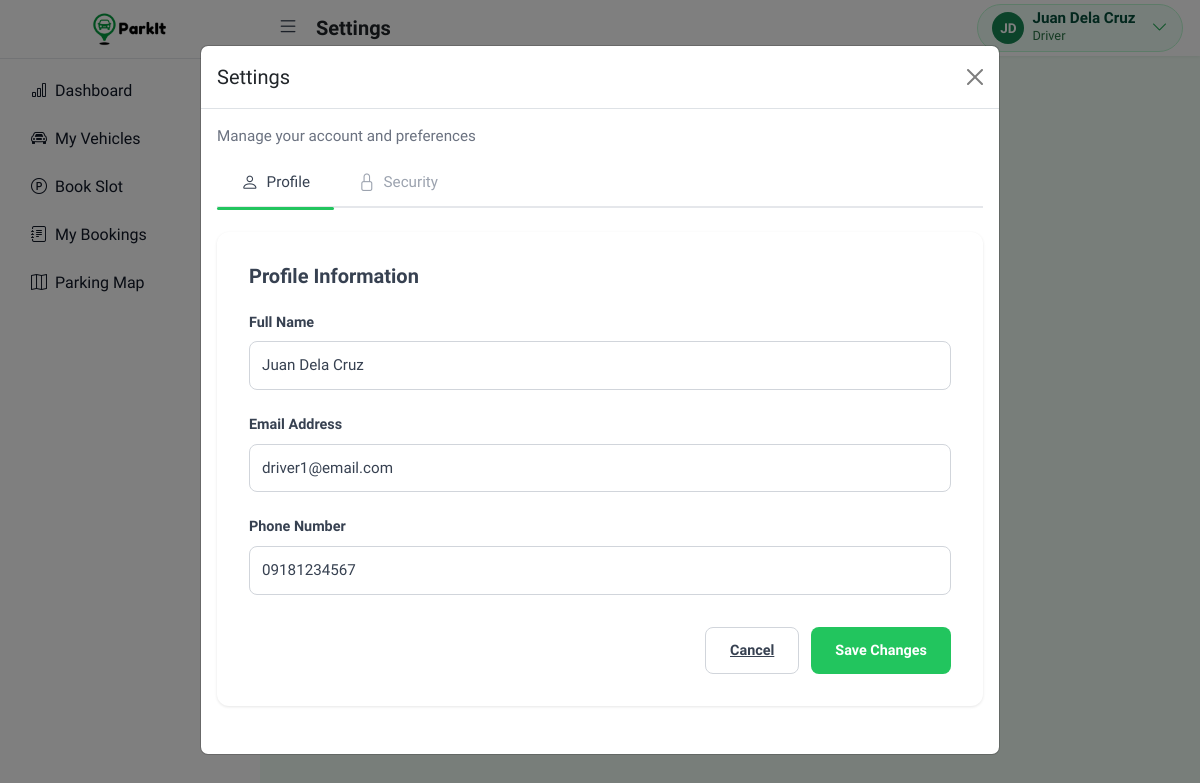
The app's page /user/profile.php (signed in) with its own data.
### tables this page shows
CREATE TABLE IF NOT EXISTS users (
    id INT PRIMARY KEY AUTO_INCREMENT,
    role_id INT NOT NULL DEFAULT 2,
    username VARCHAR(50) NOT NULL UNIQUE,
    email VARCHAR(100) NOT NULL UNIQUE,
    password VARCHAR(255) NOT NULL,
    full_name VARCHAR(100) NOT NULL,
    phone VARCHAR(20),
    created_at TIMESTAMP DEFAULT CURRENT_TIMESTAMP,
    updated_at TIMESTAMP DEFAULT CURRENT_TIMESTAMP ON UPDATE CURRENT_TIMESTAMP,
    FOREIGN KEY (role_id) REFERENCES roles(id) ON DELETE RESTRICT
);

### user/profile.php (the view, shortened to what this page needs)
<?php
$pdo = getDB();
$active_tab = $_GET['tab'] ?? 'profile';
$stmt = $pdo->prepare('SELECT full_name, email, phone FROM users WHERE id = ?');
$stmt->execute([currentUserId()]);
$user = $stmt->fetch();
if ($_SERVER['REQUEST_METHOD'] === 'POST') {
    if (isset($_POST['save_profile'])) {
        $full_name = trim($_POST['full_name'] ?? '');
        $phone = trim($_POST['phone'] ?? '');
        $email = trim($_POST['email'] ?? '');
        if (empty($full_name)) {
            setAlert('Full name is required.', 'danger');
        } elseif (empty($email)) {
            setAlert('Email is required.', 'danger');
        } else {
            $stmt = $pdo->prepare('SELECT id FROM users WHERE email = ? AND id != ?');
            $stmt->execute([$email, currentUserId()]);
            if ($stmt->fetch()) {
                setAlert('Email already used by another account.', 'danger');
            } else {
                $stmt = $pdo->prepare('UPDATE users SET full_name = ?, email = ?, phone = ? WHERE id = ?');
                $stmt->execute([$full_name, $email, $phone ?: null, currentUserId()]);
                $_SESSION['full_name'] = $full_name;
                setAlert('Profile updated successfully.', 'success');
                $user['full_name'] = $full_name;
                $user['email'] = $email;
                $user['phone'] = $phone;
            }
        }
    } elseif (isset($_POST['change_password'])) {
        $current_password = $_POST['current_password'] ?? '';
        $new_password = $_POST['new_password'] ?? '';
        $confirm_password = $_POST['confirm_password'] ?? '';
        if (empty($current_password) || empty($new_password) || empty($confirm_password)) {
            setAlert('All password fields are required.', 'danger');
        } elseif ($new_password !== $confirm_password) {
            setAlert('New password and confirmation do not match.', 'danger');
        } elseif (strlen($new_password) < 6) {
            setAlert('New password must be at least 6 characters.', 'danger');
        } else {
            $stmt = $pdo->prepare('SELECT password FROM users WHERE id = ?');
            $stmt->execute([currentUserId()]);
            $db_user = $stmt->fetch();
            if (!password_verify($current_password, $db_user['password'])) {
                setAlert('Current password is incorrect.', 'danger');
            } else {
                $hashed = password_hash($new_password, PASSWORD_DEFAULT);
                $pdo->prepare('UPDATE users SET password = ? WHERE id = ?')->execute([$hashed, currentUserId()]);
                setAlert('Password changed successfully.', 'success');
            }
        }
    }
} else {
    $full_name = $user['full_name'];
    $email = $user['email'];
    $phone = $user['phone'] ?? '';
}
require dirname(__DIR__) . '/includes/header.php';
?>
<div class="mb-3">
    <a href="<?= BASE_URL ?>/index.php" class="d-inline-flex align-items-center text-decoration-none text-dark" style="color: #111;"><i class="bi bi-arrow-left me-1"></i> Back</a>
    <a href="<?= BASE_URL ?>/user/profile.php?tab=<?= $active_tab ?>" class="btn btn-link">Open Settings</a>
</div>
<div class="modal fade" id="settingsModal" tabindex="-1" aria-hidden="true">
  <div class="modal-dialog modal-lg modal-dialog-centered">
    <div class="modal-content">
      <div class="modal-header">
        <h5 class="modal-title">Settings</h5>
        <button type="button" class="btn-close" data-bs-dismiss="modal" aria-label="Close"></button>
      </div>
      <div class="modal-body">
        <p class="mb-2" style="color: #6b7280; font-size: 0.95rem;">Manage your account and preferences</p>
        <div class="settings-tabs">
            <a href="<?= BASE_URL ?>/user/profile.php?tab=profile" class="settings-tab <?= $active_tab === 'profile' ? 'active' : '' ?>">
                <i class="bi bi-person"></i> Profile
            </a>
            <a href="<?= BASE_URL ?>/user/profile.php?tab=security" class="settings-tab <?= $active_tab === 'security' ? 'active' : '' ?>">
                <i class="bi bi-lock"></i> Security
            </a>
        </div>
        <?php if ($active_tab === 'profile'): ?>
            <div class="settings-content-card">
                <h5 class="settings-section-title">Profile Information</h5>
                <form method="post" action="<?= BASE_URL ?>/user/profile.php?tab=profile">
                    <div class="settings-form-group">
                        <label class="settings-form-label">Full Name</label>
                        <input type="text" name="full_name" class="settings-form-input" value="<?= htmlspecialchars($full_name) ?>" required>
                    </div>
                    <div class="settings-form-group">
                        <label class="settings-form-label">Email Address</label>
                        <input type="email" name="email" class="settings-form-input" value="<?= htmlspecialchars($email) ?>" required>
                    </div>
                    <div class="settings-form-group">
                        <label class="settings-form-label">Phone Number</label>
                        <input type="text" name="phone" class="settings-form-input" value="<?= htmlspecialchars($phone) ?>" placeholder="+1 (555) 123-4567">
                    </div>
                    <div class="settings-form-actions">
                        <a href="<?= BASE_URL ?>/index.php" class="btn-cancel">Cancel</a>
                        <button type="submit" class="btn-save">Save Changes</button>
                    </div>
                </form>
            </div>
        <?php endif; ?>
      </div>
    </div>
  </div>
</div>
<?php require dirname(__DIR__) . '/includes/footer.php'; ?>

### includes/header.php (style rules this page uses)
:root { --sidebar-width: 260px; --sidebar-width-collapsed: 72px; --header-height: 56px; --primary: #16a34a; --primary-light: #22c55e; --primary-dark: #15803d; }
body { min-height: 100vh; background: #f0fdf4; transition: margin-left .25s ease; overflow-y: auto; font-family: 'Google Sans Flex', system-ui, -apple-system, BlinkMacSystemFont, 'Segoe UI', sans-serif; }

### user/profile.php (style rules this page uses)
.settings-tabs { display: flex; gap: 0; border-bottom: 2px solid #e5e7eb; margin-bottom: 1.5rem; }
.settings-tab { padding: 0.75rem 1.5rem; background: transparent; border: none; display: flex; align-items: center; gap: 0.5rem; color: #9ca3af; font-weight: 500; font-size: 0.95rem; cursor: pointer; transition: color .2s; position: relative; bottom: -2px; text-decoration: none; }
.settings-tab::after { content: ''; position: absolute; left: 0; right: 0; bottom: -2px; height: 3px; background: transparent; border-radius: 999px; }
.settings-tab.active { color: #374151; }
.settings-tab.active::after { background: #22c55e; }
.settings-tab i { font-size: 1.1rem; }
.settings-content-card { background: #fff; border-radius: 12px; box-shadow: 0 1px 3px rgba(0,0,0,.1); padding: 2rem; margin-bottom: 2rem; }
.settings-section-title { font-size: 1.25rem; font-weight: 700; color: #374151; margin-bottom: 1.5rem; }
.settings-form-group { margin-bottom: 1.5rem; }
.settings-form-label { display: block; font-weight: 600; color: #374151; margin-bottom: 0.5rem; font-size: 0.9rem; }
.settings-form-input { width: 100%; padding: 0.75rem; border: 1px solid #d1d5db; border-radius: 8px; font-size: 0.95rem; color: #374151; transition: border-color .2s; }
.settings-form-actions { display: flex; justify-content: flex-end; gap: 0.75rem; margin-top: 2rem; }
.btn-cancel { background: #fff; color: #374151; border: 1px solid #d1d5db; padding: 0.75rem 1.5rem; border-radius: 8px; font-weight: 600; font-size: 0.9rem; transition: background .2s; }
.btn-save { background: #22c55e; color: #fff; border: none; padding: 0.75rem 1.5rem; border-radius: 8px; font-weight: 600; font-size: 0.9rem; transition: background .2s; }

### records on screen
users: full_name "Juan Dela Cruz", email "driver1@email.com", phone "09181234567"

### other values on screen
$page_title "Settings"
substr($initials,0,2) "JD"
$profileName "Juan Dela Cruz"
$profileRoleLabel "Driver"
